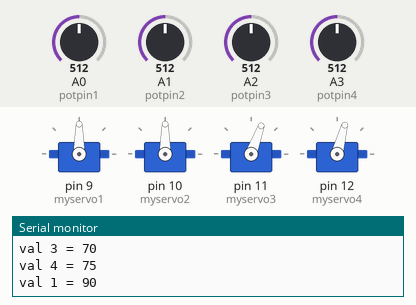
Simulated run of this sketch. Board: Arduino Uno, built with avr-gcc and run on an emulated ATmega328P. Shown: 4 × servo, the last lines printed to the serial monitor. Inputs (shaded band) come from the test bench; at power-on: A1 (potpin2) = 512, A3 (potpin4) = 512, A0 (potpin1) = 512, A2 (potpin3) = 512.

Above: at 1.2 s.
1.3 s: A1 (potpin2) set to 60
At 2.5 s:
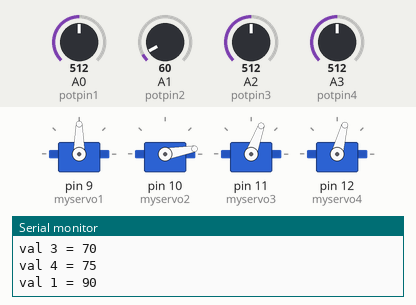
2.8 s: A1 (potpin2) set to 54
At 3.7 s:
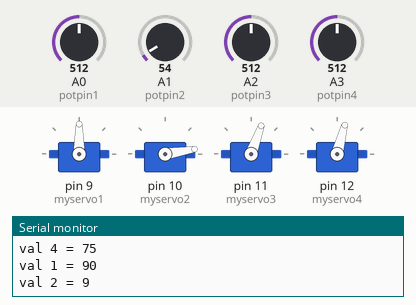
4.3 s: A3 (potpin4) set to 788
At 4.8 s:
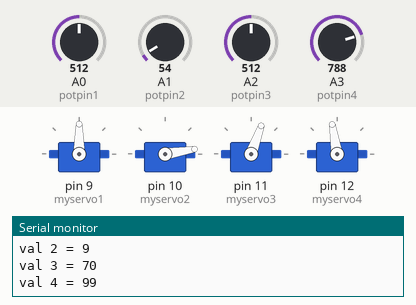
5.8 s: A3 (potpin4) set to 814
At 6.6 s:
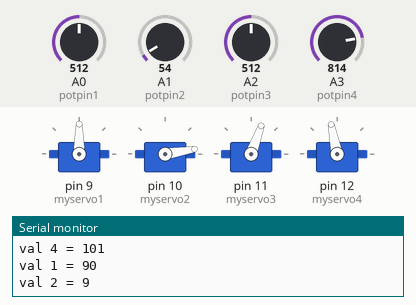
7.3 s: A0 (potpin1) set to 554
At 8.8 s:
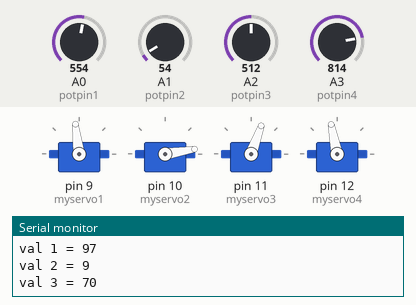
10.3 s: A0 (potpin1) set to 576
At 10.9 s:
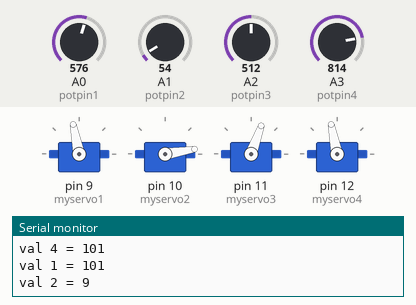
Timing chart, 0 to 12.8 s (numbered marks = the images above; inputs shaded):
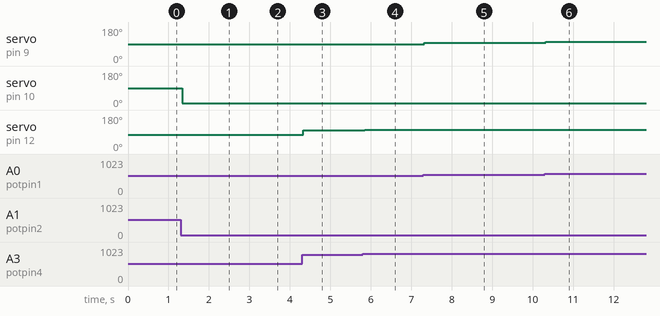

The sketch:

ArmRobot.ino
```cpp
/*
 Controlling a servo position using a potentiometer (variable resistor)
 by Michal Rinott <http://people.interaction-ivrea.it/m.rinott>

 modified on 8 Nov 2013
 by Scott Fitzgerald
 http://www.arduino.cc/en/Tutorial/Knob
*/

#include <Servo.h>

Servo myservo1;  // create servo object to control a servo
Servo myservo2;
Servo myservo3;  // create servo object to control a servo
Servo myservo4;


int potpin1 = A0; //potensio control servo bawah
int potpin2 = A1; //potensio control servo kiri
int potpin3 = A2; //potensio control servo kanan
int potpin4 = A3; //potensio control servo capit
int val1;
int val2;
int val3;
int val4;

void setup() {
  Serial.begin(9600);
  myservo1.attach(9);  //Bawah
  myservo2.attach(10); //Kiri
  myservo3.attach(11); //Kanan
  myservo4.attach(12); //Capit
}

void loop() {
  //servo bawah
  val1 = analogRead(potpin1);            // reads the value of the potentiometer (value between 0 and 1023)
  val1 = map(val1, 0, 1023, 0, 180);     // scale it to use it with the servo (value between 0 and 180)
  myservo1.write(val1);                  // sets the servo position according to the scaled value
  Serial.print("val 1 = ");
  Serial.println(val1);

  //servo kiri
  val2 = analogRead(potpin2);            // reads the value of the potentiometer (value between 0 and 1023)
  val2 = map(val2, 0, 1023, 0, 180);     // scale it to use it with the servo (value between 0 and 180)
  myservo2.write(val2);
  Serial.print("val 2 = ");
  Serial.println(val2);
                             // waits for the servo to get there

  //servo kanan
  val3 = analogRead(potpin3);            // reads the value of the potentiometer (value between 0 and 1023)
  val3 = map(val3, 0, 1023, 40, 100);     // scale it to use it with the servo (value between 0 and 180)
  myservo3.write(val3);                  // sets the servo position according to the scaled value
  Serial.print("val 3 = ");
  Serial.println(val3);

  //servo capit
  val4 = analogRead(potpin4);            // reads the value of the potentiometer (value between 0 and 1023)
  val4 = map(val4, 0, 1023, 30, 120);     // scale it to use it with the servo (value between 0 and 180)
  myservo4.write(val4);
  Serial.print("val 4 = ");
  Serial.println(val4);
  delay(15);
}
```

Measured:
- after the input at 1.3 s, servo on pin 10 (myservo2): 90° → 10° after 0.05 s
- after the input at 2.8 s, servo on pin 10 (myservo2): 10° → 9° at once
- after the input at 4.3 s, servo on pin 12 (myservo4): 75° → 99° at once
- after the input at 5.8 s, servo on pin 12 (myservo4): 99° → 101° after 0.05 s
- after the input at 7.3 s, servo on pin 9 (myservo1): 90° → 97° at once
- after the input at 10.3 s, servo on pin 9 (myservo1): 97° → 101° at once
